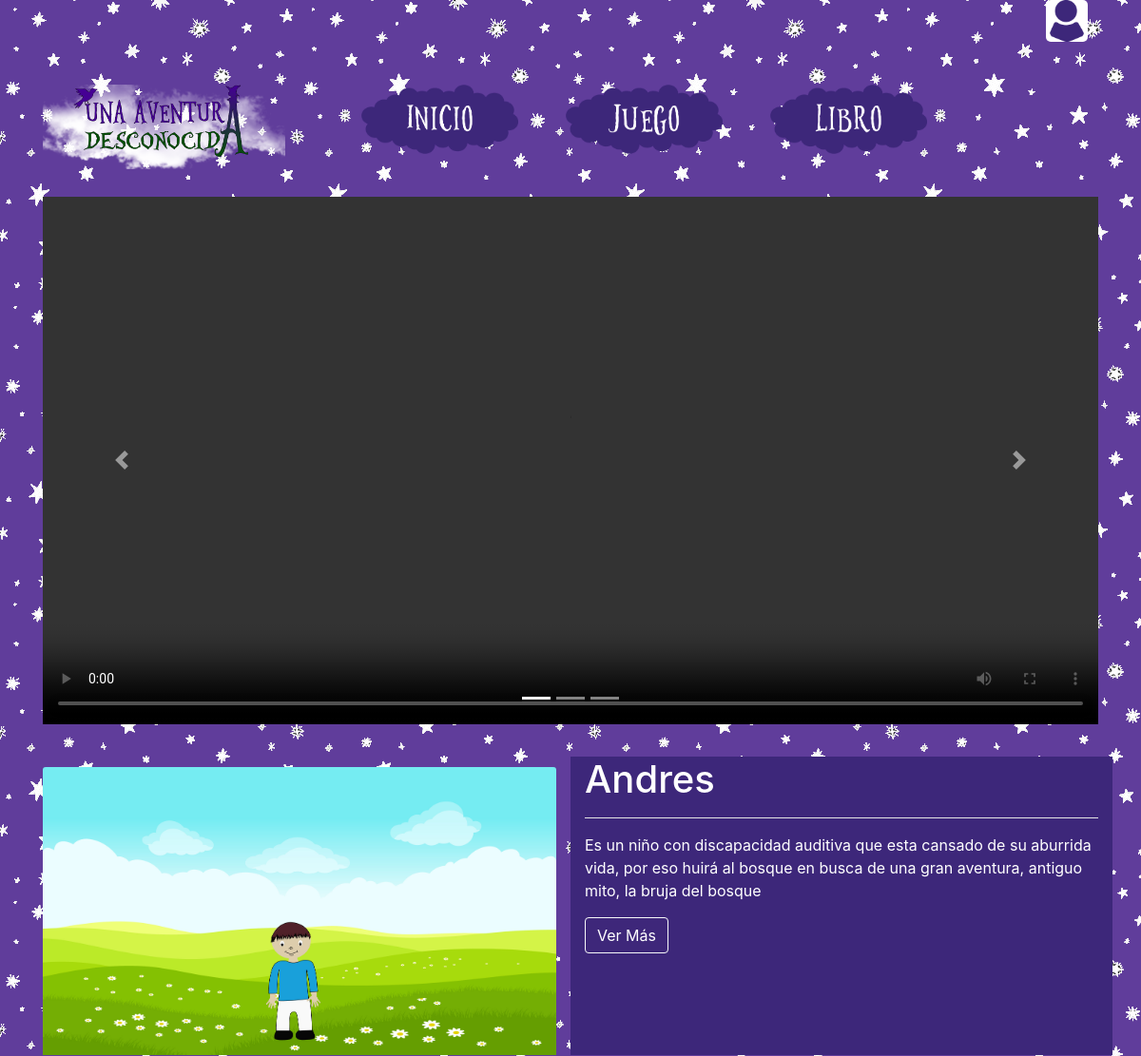
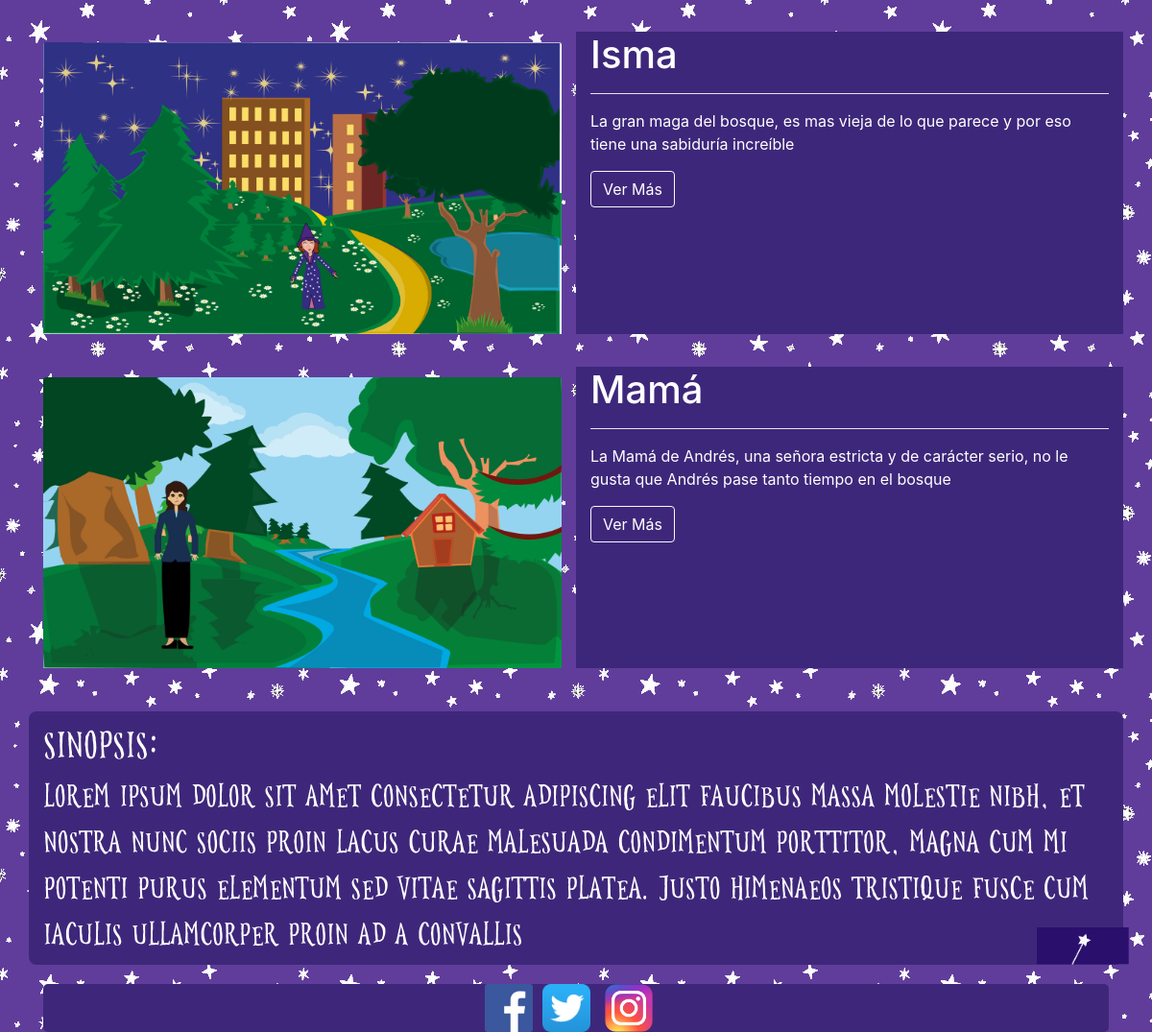
The page / on the database its author committed (2 pictures, top to bottom).
### tables this page shows
CREATE TABLE `personajes` (
  `id` int(10) NOT NULL,
  `nombre` varchar(33) NOT NULL,
  `descripcion` varchar(500) NOT NULL,
  `foto` varchar(150) NOT NULL
);

### index.php (the view, shortened to what this page needs)
<?php
$conect = mysqli_connect("localhost" , "root" , "", "aventura");
$sql = "SELECT * FROM personajes";
$result = mysqli_query($conect, $sql);
?>
<!DOCTYPE html>
<html>
<head>
	<link rel="stylesheet" href="fuentes/fuentes.css">
	<link rel="stylesheet" type="text/css" href="css/bootstrap.min.css">
	<link rel="stylesheet" type="text/css" href="css/estilos.css">
</head>
<body background="img/estrellas.png">
<div class="container">
  <div style="">
   <a  href="reglog.php"> <img src="img/icono.png" width="4%" style="background:white; margin-left: 95%; border-radius: 5px;"></a>
  </div>
<nav class="row justify-content-center">
	<div class="col-lg-3 col-md-6 col-12 col-sm-12" >
		<img src="img/logo.png" width="100%" id="logo">
	</div>
	<nav class="col-lg-9 col-md-8 col-12 col-sm-8 d-none d-md-block mx-auto" style="width: 20%;" ">
		<ul id="pc">
				<li><a  href="#"><img id="img" class="1" src="img/inicio.png" width="20%"   ></li>
				<li><a  href="#"><img id="img" class="2" src="img/juego.png" width="20%"  ></li>
				<li><a  href="#"><img id="img" class="3" src="img/libro.png" width="20%" ></li>
			</ul>
	</nav>
</nav>
<header class="row">
	<div class="col-12 gris" >
		<div id="carouselExampleIndicators" class="carousel slide" data-ride="carousel">
  <ol class="carousel-indicators">
    <li data-target="#carouselExampleIndicators" data-slide-to="0" class="active"></li>
    <li data-target="#carouselExampleIndicators" data-slide-to="1"></li>
    <li data-target="#carouselExampleIndicators" data-slide-to="2"></li>
  </ol>
  <div class="carousel-inner">
    <div class="carousel-item active">
      <video controls class="d-block w-100" >
		<source src="vid/uad.mp4" >
	</video>
    </div>
  </div>
  <a class="carousel-control-prev" href="#carouselExampleIndicators" role="button" data-slide="prev">
    <span class="carousel-control-prev-icon" aria-hidden="true"></span>
  </a>
  <a class="carousel-control-next" href="#carouselExampleIndicators" role="button" data-slide="next">
    <span class="carousel-control-next-icon" aria-hidden="true"></span>
  </a>
</div>
	</div>
</header>
<section class="row">
<?php
while ($row = mysqli_fetch_array($result)) {
echo '<div class="personajes col-lg-6 col-md-12 col-12 col-sm-12" style="color:white;">';
	echo' <img class="card-img-top" ';
 echo 'src="';
 echo $row["foto"];
 echo '" alt="Card image cap">';
 echo '</div>';
echo '<div class="info col-lg-6 col-md-12	 col-12 col-sm-12" style = "margin-top:3%; color:white;
background: #3d277a;">';
		echo "<h1>";
    echo $row["nombre"];
    echo "</h1>";
    echo "<hr>";
    echo "<p>";
    echo $row["descripcion"];
    echo "</p>";
echo '<button type="button" class="btn btn-light" data-toggle="modal" data-target="#exampleModal1" style="background-color: #3E277A; color:white;">Ver Más </button>';
	echo "</div>";
  }
      ?>
</section >
<section class="row ">
	<div class="col-lg-12 col-md-12	 col-12 col-sm-12 idk">
		<h1>Sinopsis:</h1>
		<p>Lorem ipsum dolor sit amet consectetur adipiscing elit faucibus massa molestie nibh, et nostra nunc sociis proin lacus curae malesuada condimentum porttitor, magna cum mi potenti purus elementum sed vitae sagittis platea. Justo himenaeos tristique fusce cum iaculis ullamcorper proin ad a convallis</p>
</div>
</section>
<footer class="row justify-content-center col-lg-12 col-md-12	 col-12 col-sm-12" >
		<img src="img/facebook.png" height="50px" height="50px" id="fb">
		<img src="img/twitter.png" height="50px" height="50px" id="tw">
		<img src="img/instagram.png" height="50px" height="50px" id="ins">
	</footer>
  <a href="#"><img data-toggle="modal" data-target="#exampleModal" src="img/varita.png" style="width: 8%;
       position: fixed;
       top: 95%;
       right: 2%;"></a>
</body>
</html>

### css/estilos.css (style rules this page uses)
* { list-style:none; margin:0; padding:0; text-decoration:none; }
#img { float: left; margin-left: 50px; margin-bottom: 45px; }
#pc { position: relative; width: 100%; margin-top: 45px; margin-bottom: 45px; }
#logo { margin-top: 45px; }
.personajes { margin-top: 45px; }
.idk { margin-top: 45px; background-color: #3E277A; font-family: surabanglus; color: white; font-size:2em; border-radius: 8px; }
footer { position: relative; left: 15px; background-color: #3E277A; margin-top: 20PX; border-radius: 5px; }
#fb { position: relative; right:20px; }
#tw { position: relative; right: 10px; }
#ins { position: relative; left: 5px; }
hr { background-color: white; }

### rows shown on the page
personajes: foto (picture), nombre "Andres", descripcion "Es un niño con discapacidad auditiva que esta cansado de su aburrida vida, por eso huirá al bosque en busca de una gran aventura, antiguo mito, la bruja del bosque"
personajes: foto (picture), nombre "Isma", descripcion "La gran maga del bosque, es mas vieja de lo que parece y por eso tiene una sabiduría increíble"
personajes: foto (picture), nombre "Mamá", descripcion "La Mamá de Andrés, una señora estricta y de carácter serio, no le gusta que Andrés pase tanto tiempo en el bosque"
